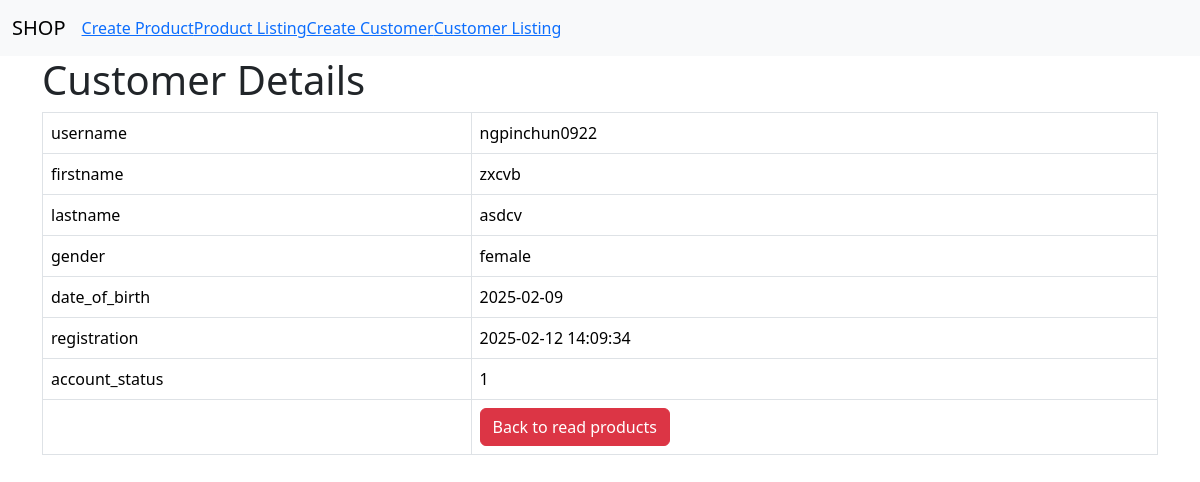
Screenshot of /customer_details.php?id=6 with the database file from the repository.
### tables this page shows
CREATE TABLE IF NOT EXISTS `customer` (
  `id` int NOT NULL AUTO_INCREMENT,
  `username` varchar(128) NOT NULL,
  `password` varchar(128) NOT NULL,
  `firstname` text NOT NULL,
  `lastname` text NOT NULL,
  `gender` text NOT NULL,
  `date_of_birth` date NOT NULL,
  `registration_date` datetime NOT NULL DEFAULT CURRENT_TIMESTAMP,
  `account_status` varchar(50) NOT NULL,
  PRIMARY KEY (`id`)
);

### customer_details.php (the view, shortened to what this page needs)
<!DOCTYPE HTML>
<html>
<head>
    <link href="https://cdn.jsdelivr.net/npm/bootstrap@5.3.3/dist/css/bootstrap.min.css" rel="stylesheet">
</head>
<body>
<?php include 'menu.php';
    ?>
    <div class="container">
        <div class="page-header">
            <h1>Customer Details</h1>
        </div>
        <?php
        $id = isset($_GET['id']) ? $_GET['id'] : die('ERROR: Record ID not found.');
        include 'config/database.php';
        try {
            $query = "SELECT id, username, firstname, lastname,gender,date_of_birth, registration_date ,account_status FROM customer WHERE id = ? LIMIT 0,1";
            $stmt = $con->prepare($query);
            $stmt->bindParam(1, $id);
            $stmt->execute();
            $row = $stmt->fetch(PDO::FETCH_ASSOC);
            $name = $row['username'];
            $firstname = $row['firstname'];
            $lastname = $row['lastname'];
            $gender = $row['gender'];
            $date_of_birth = $row['date_of_birth'];
            $registration = $row['registration_date'];
            $account_status = $row['account_status'];
        }
        catch (PDOException $exception) {
            die('ERROR: ' . $exception->getMessage());
        }
        ?>
        <table class='table table-hover table-responsive table-bordered'>
            <tr>
                <td>username</td>
                <td><?php echo $name;  ?></td>
            </tr>
            <tr>
                <td>firstname</td>
                <td><?php echo $firstname;  ?></td>
            </tr>
            <tr>
                <td>lastname</td>
                <td><?php echo $lastname;  ?></td>
            </tr>
            <tr>
                <td>gender</td>
                <td><?php echo $gender;  ?></td>
            </tr>
            <tr>
                <td>date_of_birth</td>
                <td><?php echo $date_of_birth;  ?></td>
            </tr>
            <tr>
                <td>registration</td>
                <td><?php echo $registration;  ?></td>
            </tr>
            <tr>
                <td>account_status</td>
                <td><?php echo $account_status;  ?></td>
            </tr>
            <tr>
                <td></td>
                <td>
                    <a href='product_details.php' class='btn btn-danger'>Back to read products</a>
                </td>
            </tr>
        </table>
    </div>
</body>
</html>

### rows the page displays
customer: username "ngpinchun0922", firstname "zxcvb", lastname "asdcv", gender "female", date_of_birth "2025-02-09", registration_date "2025-02-12 14:09:34", account_status "1"
